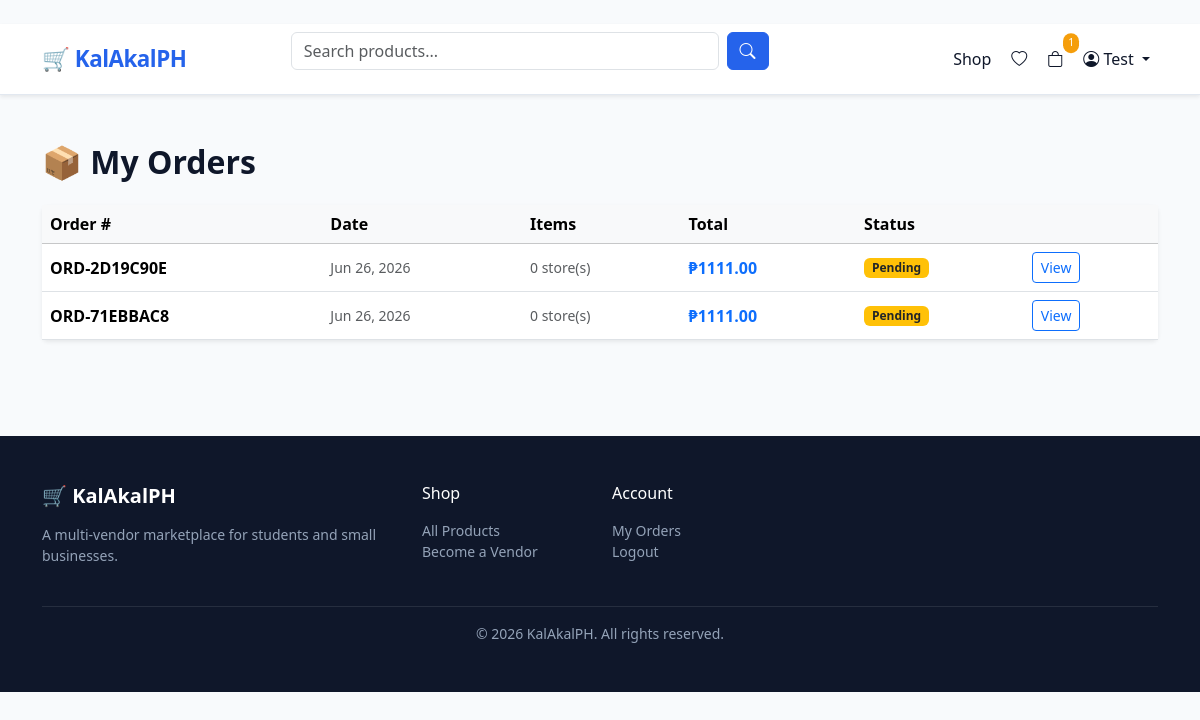
Screenshot of /orders/my-orders/ (signed in) with the database file from the repository.
### apps/users/models.py (models this page shows, shortened)
class User(AbstractUser):
    BUYER = 'buyer'
    VENDOR = 'vendor'
    ROLE_CHOICES = [(BUYER, 'Buyer'), (VENDOR, 'Vendor')]
    email = models.EmailField(unique=True)
    role = models.CharField(max_length=10, choices=ROLE_CHOICES, default=BUYER)
    avatar = models.ImageField(upload_to='avatars/', blank=True, null=True)
    bio = models.TextField(blank=True)
    phone = models.CharField(max_length=20, blank=True)
    is_verified = models.BooleanField(default=False)
    date_joined = models.DateTimeField(auto_now_add=True)
    USERNAME_FIELD = 'email'
    REQUIRED_FIELDS = ['username']
    @property
    def is_vendor(self):
        return self.role == self.VENDOR

### apps/orders/models.py (models this page shows, shortened)
class Order(models.Model):
    PENDING = 'pending'
    CONFIRMED = 'confirmed'
    SHIPPED = 'shipped'
    DELIVERED = 'delivered'
    CANCELLED = 'cancelled'
    REFUNDED = 'refunded'
    STATUS_CHOICES = [
        (PENDING, 'Pending'), (CONFIRMED, 'Confirmed'),
        (SHIPPED, 'Shipped'), (DELIVERED, 'Delivered'),
        (CANCELLED, 'Cancelled'), (REFUNDED, 'Refunded'),
    ]
    buyer = models.ForeignKey(settings.AUTH_USER_MODEL, on_delete=models.CASCADE, related_name='orders')
    order_number = models.CharField(max_length=20, unique=True, blank=True)
    status = models.CharField(max_length=10, choices=STATUS_CHOICES, default=PENDING)
    shipping_address = models.JSONField()
    total = models.DecimalField(max_digits=12, decimal_places=2, default=0)
    notes = models.TextField(blank=True)
    created_at = models.DateTimeField(auto_now_add=True)
    updated_at = models.DateTimeField(auto_now=True)

### apps/orders/views.py (the view)
# urls.py: path('my-orders/', views.order_list, name='order_list'),
@login_required
def order_list(request):
    orders = Order.objects.filter(buyer=request.user).order_by('-created_at')
    return render(request, 'orders/order_list.html', {'orders': orders})

### apps/orders/context_processors.py (called while the page is built)
def cart_context(request):
    cart_count = 0
    try:
        if request.user.is_authenticated:
            cart = Cart.objects.filter(user=request.user).first()
        else:
            session_key = request.session.session_key
            cart = Cart.objects.filter(session_key=session_key, user__isnull=True).first() if session_key else None
        if cart:
            cart_count = cart.item_count
    except Exception:
        pass
    return {'cart_count': cart_count}

### apps/orders/models.py (called while the page is built)
    @property
    def item_count(self):
        return self.items.aggregate(total=models.Sum('quantity'))['total'] or 0

### templates/orders/order_list.html (shortened to what this page needs)
﻿{% extends "base.html" %}
{% block content %}
<div class="container py-5">
  <h2 class="fw-bold mb-4">📦 My Orders</h2>
  {% if orders %}
  <div class="card border-0 shadow-sm">
    <div class="table-responsive">
      <table class="table table-hover align-middle mb-0">
        <thead class="table-light">
          <tr>
            <th>Order #</th>
            <th>Date</th>
            <th>Items</th>
            <th>Total</th>
            <th>Status</th>
            <th></th>
          </tr>
        </thead>
        <tbody>
          {% for order in orders %}
          <tr>
            <td class="fw-semibold">{{ order.order_number }}</td>
            <td class="text-muted small">{{ order.created_at|date:"M d, Y" }}</td>
            <td class="text-muted small">{{ order.sub_orders.count }} store(s)</td>
            <td class="fw-bold text-primary">₱{{ order.total }}</td>
            <td>
              <span class="badge
                {% if order.status == 'delivered' %}bg-success
                {% elif order.status == 'cancelled' %}bg-danger
                {% elif order.status == 'shipped' %}bg-info
                {% elif order.status == 'confirmed' %}bg-primary
                {% else %}bg-warning text-dark{% endif %}">
                {{ order.get_status_display }}
              </span>
            </td>
            <td><a href="{% url 'orders:order_detail' order.order_number %}" class="btn btn-outline-primary btn-sm">View</a></td>
          </tr>
          {% endfor %}
        </tbody>
      </table>
    </div>
  </div>
  {% endif %}
</div>
{% endblock %}

### templates/base.html (shortened to what this page needs)
﻿<!DOCTYPE html>
<html lang="en">
<head>
  <link href="https://cdn.jsdelivr.net/npm/bootstrap@5.3.3/dist/css/bootstrap.min.css" rel="stylesheet" />
  <link href="https://cdn.jsdelivr.net/npm/bootstrap-icons@1.11.3/font/bootstrap-icons.min.css" rel="stylesheet" />
</head>
<body>
<nav class="navbar navbar-expand-lg sticky-top shadow-sm">
  <div class="container">
    <a class="navbar-brand" href="/">&#128722; KalAkalPH</a>
    <div class="collapse navbar-collapse" id="navMain">
      <form class="d-flex mx-auto w-50" method="get" action="{% url 'products:list' %}">
        <input class="form-control me-2" type="search" name="q" placeholder="Search products..." value="{{ request.GET.q }}">
        <button class="btn btn-primary" type="submit"><i class="bi bi-search"></i></button>
      </form>
      <ul class="navbar-nav ms-auto align-items-center gap-1">
        <li class="nav-item">
          <a class="nav-link" href="{% url 'products:list' %}">Shop</a>
        </li>
        {% if user.is_authenticated %}
          <li class="nav-item">
            <a class="nav-link" href="{% url 'products:wishlist' %}"><i class="bi bi-heart"></i></a>
          </li>
          <li class="nav-item">
            <a class="nav-link position-relative" href="{% url 'orders:cart' %}">
              <i class="bi bi-bag"></i>
              {% if cart_count %}
                <span class="cart-badge position-absolute top-0 start-100 translate-middle">{{ cart_count }}</span>
              {% endif %}
            </a>
          </li>
          <li class="nav-item dropdown">
            <a class="nav-link dropdown-toggle" href="#" data-bs-toggle="dropdown">
              <i class="bi bi-person-circle"></i> {{ user.get_short_name|default:user.email }}
            </a>
          </li>
        {% endif %}
      </ul>
    </div>
  </div>
</nav>
<main>
  {% block content %}{% endblock %}
</main>
<footer class="py-5 mt-5">
  <div class="container">
    <div class="row g-4">
      <div class="col-md-4">
        <h5 class="text-white fw-bold mb-3">&#128722; KalAkalPH</h5>
        <p class="small">A multi-vendor marketplace for students and small businesses.</p>
      </div>
      <div class="col-md-2">
        <h6 class="text-white mb-3">Shop</h6>
        <ul class="list-unstyled small">
          <li><a href="{% url 'products:list' %}">All Products</a></li>
          <li><a href="{% url 'vendors:apply' %}">Become a Vendor</a></li>
        </ul>
      </div>
      <div class="col-md-2">
        <h6 class="text-white mb-3">Account</h6>
        <ul class="list-unstyled small">
          {% if user.is_authenticated %}
            <li><a href="{% url 'orders:order_list' %}">My Orders</a></li>
            <li><a href="{% url 'account_logout' %}">Logout</a></li>
          {% else %}
            <li><a href="{% url 'account_login' %}">Login</a></li>
            <li><a href="{% url 'account_signup' %}">Sign Up</a></li>
          {% endif %}
        </ul>
      </div>
    </div>
    <hr class="border-secondary mt-4">
    <p class="text-center small mb-0">&copy; {% now "Y" %} KalAkalPH. All rights reserved.</p>
  </div>
</footer>
</body>
</html>

### templates/base.html (style rules this page uses)
:root { --primary: #2563eb; --primary-dark: #1d4ed8; --accent: #f59e0b; --surface: #f8fafc; --text: #0f172a; --muted: #64748b; --border: #e2e8f0; }
body { background: var(--surface); color: var(--text); font-family: 'Segoe UI', system-ui, sans-serif; }
.navbar { background: #fff; border-bottom: 1px solid var(--border); z-index: 1030; }
.navbar-brand { font-weight: 800; color: var(--primary) !important; font-size: 1.4rem; letter-spacing: -0.5px; }
.nav-link { color: var(--text) !important; font-weight: 500; }
.btn-primary { background: var(--primary); border-color: var(--primary); }
.cart-badge { background: var(--accent); color: #fff; font-size: 0.65rem; padding: 2px 5px; border-radius: 99px; }
footer { background: #0f172a; color: #94a3b8; }
footer a { color: #94a3b8; text-decoration: none; }

### rows the page displays
User: get_short_name "Test"
Order: order_number "ORD-2D19C90E", created_at "Jun 26, 2026", sub_orders.count "0", total "1111.00", status "Pending"
Order: order_number "ORD-71EBBAC8", created_at "Jun 26, 2026", sub_orders.count "0", total "1111.00", status "Pending"

### other values shown
{{ cart_count }} "1"
